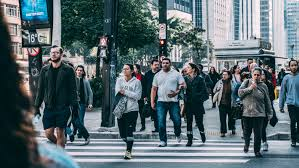
#> input picture catkin_ws/src/see_n_tell/scripts/people_01.jpg, 299 x 168 px
$ python objects_test_code_01.py   (Python 2 division)
#> lines starting #> are read from the running program, lines starting #| are printed output that depends on the picture; after the words box and inside, x2 and y2 are one past the last pixel; in counts of white or black regions, pixels touching at a corner belong together
### catkin_ws/src/see_n_tell/scripts/basic_header.py
#!/usr/bin/env python
import numpy as np
import matplotlib.pyplot as plt
import cv2
import math

def show(img):
    plt.imshow(img)
    plt.show()

# [11 lines left out: functions isWithinPercentage, getPercentageDifference, not called in this run]

def colorDifference(color1, color2):
    diff = pow(color1[0] - color2[0], 2) + pow(color1[1] - color2[1], 2) + pow(color1[2] - color2[2], 2)
    return math.sqrt(diff) * 0.5773502691896257

def mapf(x, in_min, in_max, out_min, out_max):
    return ((x - in_min) * (out_max - out_min) / (in_max - in_min)) + out_min

# [9 lines left out: function mapArrayf, not called in this run]

def constrainf(x, out_min, out_max):
    return min(max(x, out_min), out_max)

def get1dIndex(row, col, number_of_col):
    return col + (row*number_of_col)

def getDistanceBetweenPoint(point_1, point_2):
    #Returns distance bwt points
    return math.sqrt( pow(point_2[0] - point_1[0], 2) + pow(point_2[1] - point_1[1], 2) )

def getHypotenuse(width, height):
    return math.sqrt( pow(width, 2) + pow(height, 2) )

# [13 lines left out: functions showFrame, getOverlappingRectDimensions, not called in this run]

def createNormalWindow(title="image"):
    cv2.namedWindow(title, cv2.WINDOW_NORMAL)

def destroyWindows():
    cv2.destroyAllWindows()

# [7 lines left out: function printFrameProperties, not called in this run]

def normalizef(x, min_val, max_val):
    return mapf(x, min(x.ravel()), max(x.ravel()), min_val, max_val)

def getRateOfChange(x):
    return x[:-1] - x[1:]

# [39 lines left out: functions checkSignChange, getRateOfChange_SignBased, getMatchIndex, getLeadIndexf, not called in this run]

### catkin_ws/src/see_n_tell/scripts/objects_test_code_01.py
import numpy as np
import matplotlib.pyplot as plt
import cv2
import os
import colorsys
import basic_header
import math

class Node(object):
    def __init__(self, row, col):
        self.row = row
        self.col = col
        self.input_connections = []
        self.output_connections = []

    def connect(self, node):
        self.output_connections.append(node)
        node.input_connections.append(self)

    def numberOfConnections(self):
        return len(self.input_connections) + len(self.output_connections)

    def numberOfInputConnections(self):
        return len(self.input_connections)

    def numberOfOutputConnections(self):
        return len(self.output_connections)

class Path(object):
    def __init__(self, row, col, row_locations, col_locations):
        self.row = row
        self.col = col
        self.generateNodes(row_locations, col_locations)
        self.connectNodes()

    def generateNodes(self, rows, cols):
        self.nodes = []
        for i in range(len(rows)):
            self.nodes.append( Node(rows[i], cols[i]) )

    def connectNodes(self):
        if len(self.nodes) <= 1:
            return

        for i in range(len(self.nodes)-1):
            curr_node = self.nodes[i]
            next_node = self.nodes[i+1]

            curr_node.connect(next_node)

    # [49 lines left out: functions drawPathOnImage, splitPathIntoObjectsByReigions, not called in this run]


class Object(object):
    def __init__(self, mask, contour):
        self.mask = np.copy(mask)
        self.contour = np.copy(contour)
        self.path = None

        self.row_length,self.col_length = self.mask.shape

        self.row_locations = self.contour[:,:,1].ravel()
        self.col_locations = self.contour[:,:,0].ravel()

        self.calculateDimensions()

    def calculateDimensions(self):
        #Calculate the minimum and maximum row and column of the region to determine its length and height
        min_row = int(min(self.row_locations))
        max_row = int(max(self.row_locations))

        min_col = int(min(self.col_locations))
        max_col = int(max(self.col_locations))

        #Update the region's length and height
        self.length = max_col - min_col
        self.height = max_row - min_row

        #Calculate region radius from length and height using Pythagoras theorem
        if self.length <= 0 or self.height <= 0:
            self.radius = 0
        else:
            self.radius = basic_header.getHypotenuse(self.length, self.height)/2

        self.area = self.length * self.height

        #Update the region's top corner position
        self.top_corner_position = (min_row, min_col)
        self.center_position = (
            self.top_corner_position[0] + int(self.height/2),
            self.top_corner_position[1] + int(self.length/2)
            )

        self.path = Path(self.top_corner_position[0], self.top_corner_position[1], self.row_locations, self.col_locations)

        self.mask[:] = 0
        self.mask[
            self.top_corner_position[0]:self.top_corner_position[0]+self.height,
            self.top_corner_position[1]:self.top_corner_position[1]+self.length
            ] = 255

    def updateObjectColor(self, img):
        if self.radius <= 0:
            self.color = (0,0,0)
            return

        row,col = self.top_corner_position
        try:
            r = int(np.average(
                img[
                    row : row+self.height,
                    col : col+self.length,
                    0
                    ]
                ))
            g = int(np.average(
                img[
                    row : row+self.height,
                    col : col+self.length,
                    1
                    ]
                ))
            b = int(np.average(
                img[
                    row : row+self.height,
                    col : col+self.length,
                    2
                    ]
                ))
            self.color = (r,g,b)
        except ValueError:
            self.color = (0,0,0)

    def getDimensions(self):
        #Return region dimensions
        return (self.length, self.height, self.radius)

    def getLength2HeightRatio(self):
        dimens = self.getDimensions()
        #Description = area, length/height, num of sub objects
        #Prevent zero division error
        try:
            return dimens[0] / float(dimens[1])
        except ZeroDivisionError:
            return -1.0

    def isWithinLocation(self, obj, margin=0.025):
        try:
            row_location_percentage_diff = getPercentageDifference(self.top_corner_position[0], obj.top_corner_position[0], self.row_length)
            col_location_percentage_diff = getPercentageDifference(self.top_corner_position[1], obj.top_corner_position[1], self.col_length)

            if row_location_percentage_diff < 0 or col_location_percentage_diff < 0:
                return False
            elif row_location_percentage_diff <= margin and col_location_percentage_diff <= margin:
                return True
            else:
                return False
        except ZeroDivisionError:
            return False

    def isSimilar(self, obj, margin=0.025):
        if obj == self:
            return True

        try:
            ratio_percentage_diff = getPercentageDifference(self.getLength2HeightRatio(), obj.getLength2HeightRatio(), max(self.row_length, self.col_length))
            radius_percentage_diff = getPercentageDifference(self.radius, obj.radius, basic_header.getHypotenuse(self.col_length, self.row_length)/2)

            if ratio_percentage_diff < 0 or radius_percentage_diff < 0:
                return False
            elif ratio_percentage_diff <= margin:
                if radius_percentage_diff <= margin:
                    return True
                else:
                    return False
            else:
                return False
        except ZeroDivisionError:
            return False

def getPercentageDifference(x, y, num_range):
    diff = abs(x-y)
    p_diff = max(min(float(diff)/float(num_range), 1.0), 0.0)
    return p_diff

def colorDifference(color1, color2):
    diff = pow(color1[0] - color2[0], 2) + pow(color1[1] - color2[1], 2) + pow(color1[2] - color2[2], 2)
    return math.sqrt(diff) * 0.5773502691896257

def show(img):
    plt.imshow(img)
    plt.show()

def convertRGB2HSB(color):
    hsb = colorsys.rgb_to_hsv(color[0]/255.0, color[1]/255.0, color[2]/255.0)
    return np.array([i*255.0 for i in hsb])

def convertHSB2RGB(color):
    rgb = colorsys.hsv_to_rgb(color[0]/255.0, color[1]/255.0, color[2]/255.0)
    return np.array([i*255.0 for i in rgb])

def generateColorRanges(width=17):
#> called with width = 30
    color_ranges = []
    for b in range(0, 255, width):
        for s in range(0, 255, width):
            for h in range(0, 255, width):
                lower_color = np.array([h, s, b])
                upper_color = np.array([h+width, s+width, b+width])

                color_range = (lower_color, upper_color)
                color_ranges.append(color_range)
#> further down, img is the input picture: shape (168, 299, 3); mean B, G, R 111, 105.3, 88.7
    color_ranges[-1] = (color_ranges[-1][0], np.array([255, 255, 255]))
    return color_ranges

# [24 lines left out: function getMaskForColorRanges, not called in this run]

def getObjectForColorRanges(img, color_ranges, threshold=100, filter_funcs=[], filter_params=[]):
#> called with threshold = 100
    img = cv2.medianBlur(img, 5)
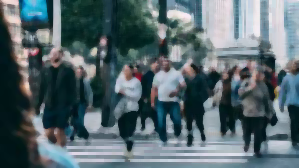
#> img: shape (168, 299, 3); mean of channels 0, 1, 2 109.9, 104.2, 87; drawn as B, G, R
    #img = cv2.GaussianBlur(img, (5,5), 0)
    hsv_img = cv2.cvtColor(img, cv2.COLOR_BGR2HSV)
#> hsv_img: shape (168, 299, 3); mean H, S, V 94.8, 98.1, 112.4

    objects = []
    for i in range(len(color_ranges)-1):
        mask = cv2.inRange(hsv_img, color_ranges[i][0], color_ranges[i][1])
        mask = cv2.dilate(mask, (5,5))
        mask = cv2.erode(mask, (3,3))

        if len(np.where(mask > 0)[0]) < threshold:
            continue

        for contour in cv2.findContours(mask, cv2.RETR_TREE, cv2.CHAIN_APPROX_SIMPLE)[1]:
            obj = Object(mask, contour)
            obj.updateObjectColor(img)

            if checkFiltersOnObject(obj, filter_funcs, filter_params):
                objects.append(obj)
            else:
                continue
#> this loop made 728 passes
#> pass 1, in getObjectForColorRanges, `mask = cv2.inRange(hsv_img, color_ranges[i][0], color_ranges[i][1])`:
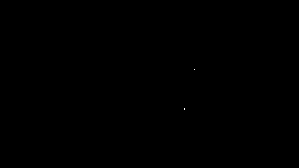
#> mask: shape (168, 299); 0.01% white in thin lines or dots, all inside (x1, y1, x2, y2) = (184, 69, 195, 110)
#> after the loop: mask: shape (168, 299); every value is 0
#> after the loop, objects = 6 items

    return objects

# [4 lines left out: function drawContoursOnBlankImage, not called in this run]

def drawContoursOnImage(img, contours, color=(0,255,0)):
    cv2.drawContours(img, contours, -1, color, 3)
    return img

def filterByRatio(obj=None, filter_params=[0.9,1.1]):
    ratio = obj.getLength2HeightRatio()
    if ratio >= filter_params[0] and ratio <= filter_params[1]:
        return True
    else:
        return False

def filterByRadius(obj=None, filter_params=[27,33]):
    radius = obj.radius
    if radius >= filter_params[0] and radius <= filter_params[1]:
        return True
    else:
        return False

# [6 lines left out: function filterByLocation, not called in this run]


def filterByColor(obj=None, filter_params=[(0,0,0), 15]):
    color_sim = colorDifference(obj.color, filter_params[0])
    if color_sim <= filter_params[1]:
        return True
    else:
        return False

def checkFiltersOnObject(obj, filters, params):
    passed_test = True
    for i in range(len(filters)):
        if filters[i](obj, params[i]):
            continue
        else:
            passed_test = False
            break
    return passed_test

def removeRedundacies(objects):
    new_objects = []
    for obj in objects:
        found = False
        for new_obj in new_objects:
            if new_obj.isSimilar(obj) and new_obj.isWithinLocation(obj):
                found = True
                break
        if found:
            continue
        else:
            new_objects.append(obj)
    return new_objects

# [53 lines left out: functions filerObjects, stepThroughContours, viewObject, viewObjectWithPath, stepThroughObjects, viewObjectsWithPath, not called in this run]
color_ranges = generateColorRanges(30)
filters = [
    filterByRatio,
    filterByRadius,
    filterByColor,
    #filterByLocation
    ]
filter_params = [
    [0.5,1.5],
    [5,300],
    [(114,126,156), 25]
    #[(288,404),100]
    ]

# [5 lines of commented-out code are left out]
img = cv2.imread('people_01.jpg')
#img = cv2.imread('letter_A_01.jpg')
#img = cv2.imread('pic_02a.jpg')

import time
start_time = time.time()

print "time_1 = ",time.time() - start_time
start_time = time.time()

objects = getObjectForColorRanges(img, color_ranges, 100, filters, filter_params)
#> objects = 6 items

print "time_2 = ",time.time() - start_time
start_time = time.time()

objects = removeRedundacies(objects)
#> the loop in removeRedundacies, `for obj in objects:` made 6 passes

print "len(objects) =",len(objects)
#| len(objects) = 6
print "time_3 = ",time.time() - start_time

$ run again, with catkin_ws/src/see_n_tell/scripts/pic_03.jpg copied over catkin_ws/src/see_n_tell/scripts/people_01.jpg
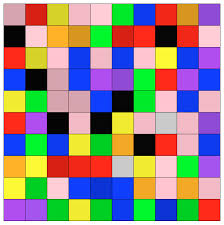
#> input picture catkin_ws/src/see_n_tell/scripts/pic_03.jpg, 224 x 225 px
#> img is the input picture: shape (225, 224, 3); mean B, G, R 131.2, 136.6, 150.1
#> hsv_img: shape (225, 224, 3); mean H, S, V 83.8, 160.3, 220.1
#> the loop in getObjectForColorRanges, `for i in range(len(color_ranges)-1):` made 728 passes
#> pass 1, in getObjectForColorRanges, `mask = cv2.inRange(hsv_img, color_ranges[i][0], color_ranges[i][1])`:
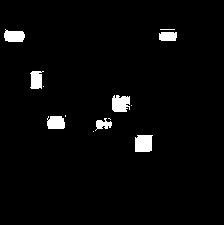
#> mask: shape (225, 224); 2.9% white; 13 white regions (6 under 20 px), largest, box (x1, y1, x2, y2) and area: (135, 135, 153, 152) 282, (112, 95, 130, 112) 261, (4, 29, 25, 42) 215
#> pass 1, in getObjectForColorRanges, `mask = cv2.erode(mask, (3,3))`:
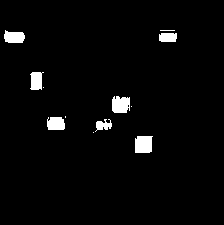
#> mask: shape (225, 224); 2.9% white; 12 white regions (5 under 20 px), largest, box (x1, y1, x2, y2) and area: (135, 136, 153, 153) 283, (112, 96, 130, 113) 268, (4, 30, 25, 43) 216
#> after the loop in getObjectForColorRanges, `for i in range(len(color_ranges)-1):`: objects = []
#| len(objects) = 0
